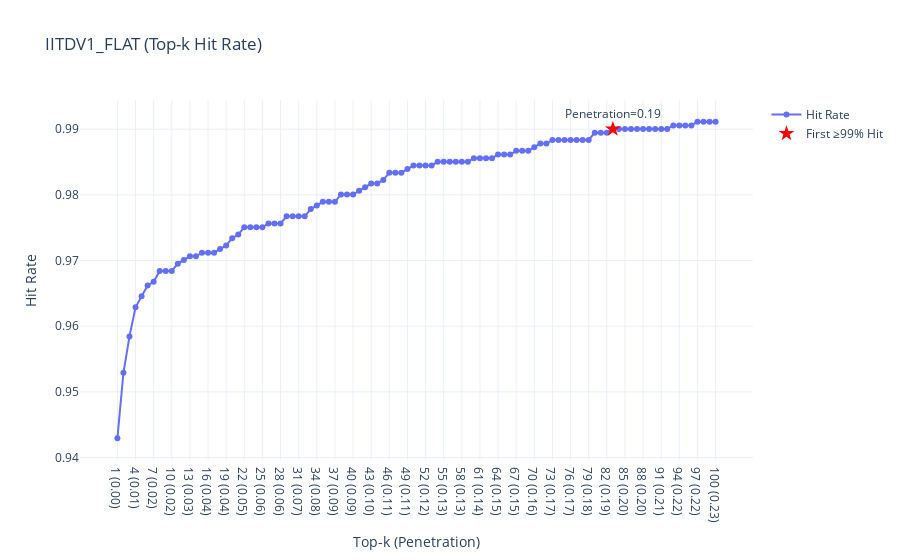

Here is the notebook cell this chart was saved with:
### Code cell
import json
import numpy as np
import pandas as pd
import faiss
import plotly.graph_objects as go

# ---------------------
# Load JSON data
# ---------------------
def load_data(json_path):
    with open(json_path, 'r') as f:
        data = json.load(f)
    x = np.array(data["X"], dtype='float32')
    y = np.array(data["y"])
    return x, y

# ---------------------
# Split representatives & queries
# ---------------------
def split_representatives(x, y):
    unique_labels = np.unique(y)
    index_vectors = []
    index_labels = []
    query_vectors = []
    query_labels = []

    for label in unique_labels:
        indices = np.where(y == label)[0]
        if len(indices) == 0:
            continue
        index_vectors.append(x[indices[0]])
        index_labels.append(label)
        if len(indices) > 1:
            remaining = indices[1:]
            query_vectors.extend(x[remaining])
            query_labels.extend(y[remaining])

    return (np.array(index_vectors, dtype='float32'),
            np.array(index_labels),
            np.array(query_vectors, dtype='float32'),
            np.array(query_labels))

# ---------------------
# Build FLAT Index (Euclidean)
# ---------------------
def build_flat_index(vectors, dim):
    index = faiss.IndexFlatL2(dim)  # Euclidean distance
    index.add(vectors)
    return index

# ---------------------
# Evaluate Hit Rate vs top-k and Save to CSV
# ---------------------
def evaluate_hit_rate_topk(index, index_labels, query_vectors, query_labels, k_max=50, csv_path=None):
    hit_rates = []
    x_labels = []
    csv_data = []
    total_indexed = len(index_labels)
    highlight_point = None

    for k in range(1, k_max + 1):
        distances, indices = index.search(query_vectors, k=k)

        predicted_labels_k = index_labels[indices]
        hits = sum(query_labels[i] in predicted_labels_k[i] for i in range(len(query_labels)))
        total = len(query_labels)
        hit_rate = hits / total if total > 0 else 0
        hit_rates.append(hit_rate)

        penetration = k / total_indexed
        x_labels.append(f"{k} ({penetration:.2f})")
        csv_data.append({"k": k, "penetration": penetration, "hit_rate": hit_rate})

        if highlight_point is None and hit_rate >= 0.99:
            highlight_point = (k, hit_rate, penetration)

        print(f"top-k={k}, Hit rate={hit_rate:.4f}")

    # Save CSV if path provided
    if csv_path:
        df = pd.DataFrame(csv_data)
        df.to_csv(csv_path, index=False)
        print(f"CSV saved to: {csv_path}")

    return x_labels, hit_rates, highlight_point

# ---------------------
# Plot Hit Rate vs top-k
# ---------------------
def plot_hit_rate_plotly(x_labels, hit_rates, highlight_point):
    fig = go.Figure()

    fig.add_trace(go.Scatter(
        x=x_labels,
        y=hit_rates,
        mode='lines+markers',
        name="Hit Rate",
        line=dict(width=2),
        marker=dict(size=6)
    ))

    if highlight_point:
        k_highlight, hr_highlight, penetration = highlight_point
        highlight_label = f"{k_highlight} ({penetration:.2f})"
        fig.add_trace(go.Scatter(
            x=[highlight_label],
            y=[hr_highlight],
            mode='markers+text',
            marker=dict(color='red', size=12, symbol='star'),
            text=[f"Penetration={penetration:.2f}"],
            textposition="top center",
            name="First ≥99% Hit"
        ))

    fig.update_layout(
        title="IITDV1_FLAT (Top-k Hit Rate)",
        xaxis_title="Top-k (Penetration)",
        yaxis_title="Hit Rate",
        template="plotly_white",
        hovermode="x unified"
    )
    fig.show()

# ---------------------
# Main Workflow
# ---------------------
def main(json_path, k_max=50, csv_output="hit_rate_topk.csv"):
    x, y = load_data(json_path)
    index_x, index_y, query_x, query_y = split_representatives(x, y)
    dim = index_x.shape[1]
    index = build_flat_index(index_x, dim)

    x_labels, hit_rates, highlight_point = evaluate_hit_rate_topk(
        index, index_y, query_x, query_y, k_max=k_max, csv_path=csv_output
    )

    plot_hit_rate_plotly(x_labels, hit_rates, highlight_point)

# Example usage
if __name__ == "__main__":
    main("iitd_features_1_with seprate_left_abd_wrute.json", k_max=100, csv_output="results/IITDV1_FLAT.csv")

### Figure 1 — Plotly figure (JSON) as saved in the notebook; plotly's stock layout.template omitted (floating-point values rounded to 4 significant figures)
{"data": [{"line": {"width": 2}, "marker": {"size": 6}, "mode": "lines+markers", "name": "Hit Rate", "type": "scatter", "x": ["1 (0.00)", "2 (0.00)", "3 (0.01)", "4 (0.01)", "5 (0.01)", "6 (0.01)", "7 (0.02)", "8 (0.02)", "9 (0.02)", "10 (0.02)", "11 (0.03)", "12 (0.03)", "13 (0.03)", "14 (0.03)", "15 (0.03)", "16 (0.04)", "17 (0.04)", "18 (0.04)", "19 (0.04)", "20 (0.05)", "21 (0.05)", "22 (0.05)", "23 (0.05)", "24 (0.06)", "25 (0.06)", "26 (0.06)", "27 (0.06)", "28 (0.06)", "29 (0.07)", "30 (0.07)", "31 (0.07)", "32 (0.07)", "33 (0.08)", "34 (0.08)", "35 (0.08)", "36 (0.08)", "37 (0.09)", "38 (0.09)", "39 (0.09)", "40 (0.09)", "41 (0.09)", "42 (0.10)", "43 (0.10)", "44 (0.10)", "45 (0.10)", "46 (0.11)", "47 (0.11)", "48 (0.11)", "49 (0.11)", "50 (0.11)", "51 (0.12)", "52 (0.12)", "53 (0.12)", "54 (0.12)", "55 (0.13)", "56 (0.13)", "57 (0.13)", "58 (0.13)", "59 (0.14)", "60 (0.14)", "61 (0.14)", "62 (0.14)", "63 (0.14)", "64 (0.15)", "65 (0.15)", "66 (0.15)", "67 (0.15)", "68 (0.16)", "69 (0.16)", "70 (0.16)", "71 (0.16)", "72 (0.17)", "73 (0.17)", "74 (0.17)", "75 (0.17)", "76 (0.17)", "77 (0.18)", "78 (0.18)", "79 (0.18)", "80 (0.18)", "81 (0.19)", "82 (0.19)", "83 (0.19)", "84 (0.19)", "85 (0.20)", "86 (0.20)", "87 (0.20)", "88 (0.20)", "89 (0.20)", "90 (0.21)", "91 (0.21)", "92 (0.21)", "93 (0.21)", "94 (0.22)", "95 (0.22)", "96 (0.22)", "97 (0.22)", "98 (0.23)", "99 (0.23)", "100 (0.23)"], "y": [0.9429, 0.9529, 0.9584, 0.9629, 0.9645, 0.9662, 0.9668, 0.9684, 0.9684, 0.9684, 0.9695, 0.9701, 0.9706, 0.9706, 0.9712, 0.9712, 0.9712, 0.9717, 0.9723, 0.9734, 0.974, 0.9751, 0.9751, 0.9751, 0.9751, 0.9756, 0.9756, 0.9756, 0.9767, 0.9767, 0.9767, 0.9767, 0.9778, 0.9784, 0.9789, 0.9789, 0.9789, 0.9801, 0.9801, 0.9801, 0.9806, 0.9812, 0.9817, 0.9817, 0.9823, 0.9834, 0.9834, 0.9834, 0.9839, 0.9845, 0.9845, 0.9845, 0.9845, 0.985, 0.985, 0.985, 0.985, 0.985, 0.985, 0.9856, 0.9856, 0.9856, 0.9856, 0.9861, 0.9861, 0.9861, 0.9867, 0.9867, 0.9867, 0.9873, 0.9878, 0.9878, 0.9884, 0.9884, 0.9884, 0.9884, 0.9884, 0.9884, 0.9884, 0.9895, 0.9895, 0.9895, 0.99, 0.99, 0.99, 0.99, 0.99, 0.99, 0.99, 0.99, 0.99, 0.99, 0.9906, 0.9906, 0.9906, 0.9906, 0.9911, 0.9911, 0.9911, 0.9911]}, {"marker": {"color": "red", "size": 12, "symbol": "star"}, "mode": "markers+text", "name": "First ≥99% Hit", "text": ["Penetration=0.19"], "textposition": "top center", "type": "scatter", "x": ["83 (0.19)"], "y": [0.99]}], "layout": {"hovermode": "x unified", "title": {"text": "IITDV1_FLAT (Top-k Hit Rate)"}, "xaxis": {"title": {"text": "Top-k (Penetration)"}}, "yaxis": {"title": {"text": "Hit Rate"}}}}
